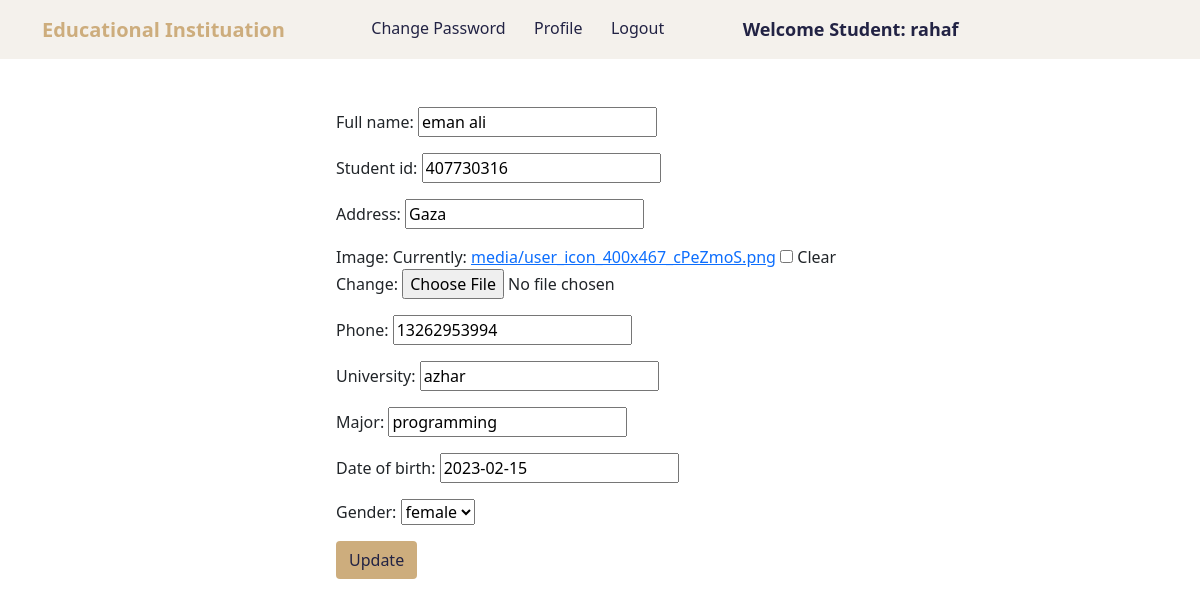
The app's page /users/update_student_profile/1 (signed in) with its own data.
### user/models.py (models this page shows, shortened)
class User(AbstractUser):
    class Role(models.TextChoices):
        ADMIN = "ADMIN", "Admin"
        STUDENT = "STUDENT", "Student"
        TEACHER = "TEACHER", "Teacher"
    base_role = Role.ADMIN
    role = models.CharField(max_length=50, choices=Role.choices)

class StudentProfile(models.Model):
    user = models.OneToOneField(User, on_delete=models.CASCADE)
    student_id = models.IntegerField(null=True, blank=True)
    full_name = models.CharField(max_length=50,null=True, blank=True)
    image = models.ImageField(upload_to="media", blank=True,null=True)
    phone = models.CharField(max_length=15 ,null=True, blank=True)
    university = models.CharField(max_length=50,null=True , blank=True)
    major = models.CharField(max_length=50 ,null=True , blank=True)
    address = models.CharField(max_length=100 ,null=True , blank=True)
    date_of_birth = models.DateField(null=True , blank=True)
    GENDER_CHOICES = (('male', 'male'),('female', 'female'), )
    gender = models.CharField(max_length=20,choices= GENDER_CHOICES ,null=True , blank=True)

### user/views.py (the view)
# urls.py: path("update_student_profile/<int:pk>", views.StudentProfileUpdateView.as_view(), name="update_student_profile"),
class StudentProfileUpdateView (UpdateView):
    model = StudentProfile
    login_required = True
    fields = ['full_name', 'student_id' ,'address', 'image','phone','university','major', 'date_of_birth','gender' ]
    template_name= "user/student/studentprofile_update_form.html"
    success_url = reverse_lazy("student_profile")

### user/templates/user/student/studentprofile_update_form.html (shortened to what this page needs)
{% extends 'user/student/student_navbar.html' %}
{% block body %}
<div class="update-section p-5">
    <div class="container">
        <div class="row justify-content-center">
            <div class="col-md-6">
                <form method="post">
                    {{ form.as_p }}
                    <input class="btn brown-bg dark-blue" type="submit" value="Update">
                </form>
            </div>
        </div>
    </div>
</div>
{% endblock %}

### user/templates/user/student/student_navbar.html (shortened to what this page needs)
<!doctype html>
{% load static %}
<html lang="en">
  <head>
    <link href="https://cdn.jsdelivr.net/npm/bootstrap@5.1.0/dist/css/bootstrap.min.css" rel="stylesheet">
    <link rel="stylesheet" href="https://cdn.datatables.net/1.10.25/css/jquery.dataTables.min.css">
    <link rel="stylesheet" href="https://cdn.datatables.net/buttons/1.7.1/css/buttons.dataTables.min.css">
    <link rel="stylesheet" href="{% static 'user/style.css' %}">
  </head>
  <body>
    <nav class="navbar navbar-expand-lg navbar-light  sticky-top mynav">
        <div class="container">
          <a class="navbar-brand text-success hed-color fw-bold" href="#"> Educational Instituation</a>
          <div class="collapse navbar-collapse" id="navbarSupportedContent">
            <ul class="navbar-nav me-auto mb-2 mb-lg-0">
              <li class="nav-item dark-blue">
                <a class="nav-link active dark-blue" aria-current="page" href="/users/change_password">Change Password</a>
              </li>
              <li class="nav-item dark-blue">
                <a class="nav-link active dark-blue" aria-current="page" href="/users/student_profile/">Profile</a>
              </li>
              <li class="nav-item dark-blue">
                <a class="nav-link active dark-blue" aria-current="page" href="/users/logout">Logout</a>
              </li>
              <li class="nav-item dark-blue">
                <a style="font-weight:600; font-family:'Segoe UI', Tahoma, Geneva, Verdana, sans-serif; font-size: large;" class="nav-link active dark-blue" href="#">Welcome Student: {{request.user}}</a>
              </li>
            </ul>
          </div>
        </div>
      </nav>
      {% block body %}
      {% endblock %}
  </body>
</html>

### user/static/user/style.css (style rules this page uses)
.mynav { background: #F4F1EC!important; }
.hed-color { color: #CDAD7D!important; }
.dark-blue { color: #222344!important; }
.brown-bg { background-color: #CDAD7D !important; }

### records on screen
User: user "rahaf"
StudentProfile: full_name "eman ali", student_id "407730316", address "Gaza", phone "13262953994", university "azhar", major "programming", date_of_birth "2023-02-15", gender "female"
